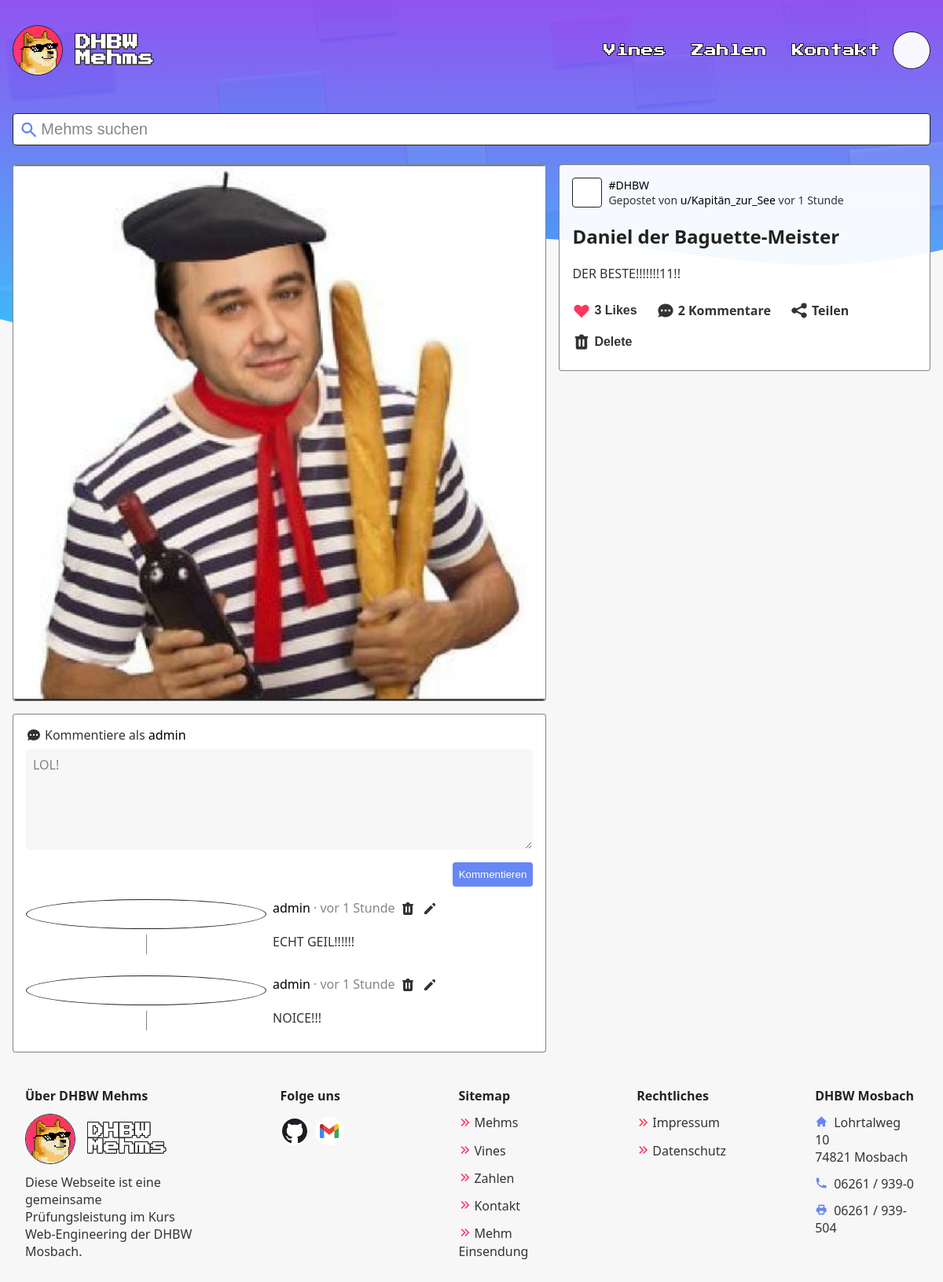
The page /php/mehm.php?id=4 (signed in) on the database its author committed.
### tables this page shows
CREATE TABLE likes
(
    MehmID integer,
    UserID integer,
    PRIMARY KEY (MehmID, UserID),
    FOREIGN KEY (MehmID) REFERENCES mehms (ID) ON DELETE CASCADE,
    FOREIGN KEY (UserID) REFERENCES users (ID) ON DELETE CASCADE
);

CREATE TABLE mehms
(
    ID          integer PRIMARY KEY AUTO_INCREMENT,
    UserID      integer NOT NULL,
    Path        text    NOT NULL UNIQUE,
    Title       text    NOT NULL,
    Type        text,
    Description text,
    Visible     boolean DEFAULT FALSE,
    VisibleOn   timestamp,
    FOREIGN KEY (UserID) REFERENCES Users (ID) ON DELETE CASCADE
);

CREATE TABLE comments
(
    ID        integer PRIMARY KEY AUTO_INCREMENT,
    MehmID    integer NOT NULL,
    UserID    integer,
    Comment   text,
    Timestamp timestamp DEFAULT now(),
    FOREIGN KEY (MehmID) REFERENCES mehms (ID) ON DELETE CASCADE,
    FOREIGN KEY (UserID) REFERENCES users (ID) ON DELETE CASCADE
);

CREATE TABLE users
(
    ID       integer PRIMARY KEY AUTO_INCREMENT,
    Name     text UNIQUE NOT NULL,
    Password text        NOT NULL,
    Type     text        NOT NULL
);

### php/scripts/Database.php (called while the page is built, shortened)
<?php
class Database {
  public PDO $database;
  public function connectToDatabase(string $ROOT) {
    $mysql_host = "localhost";
    $mysql_database = "main";
    $mysql_user = "root";
    $mysql_password = "";
    try {
      $this->database = new PDO("mysql:host=$mysql_host;dbname=$mysql_database", $mysql_user, $mysql_password);
    } catch (PDOException $exception) {
      $this->setupDatabase($ROOT, new PDO("mysql:host=$mysql_host;dbname=", $mysql_user, $mysql_password));
      $this->database = new PDO("mysql:host=$mysql_host;dbname=$mysql_database", $mysql_user, $mysql_password);
    }
  }
  public function getMehm(int $id, bool $admin): array {
    $query = 'SELECT *, count(l.MehmID) AS likeCount, mehms.Type AS Type, mehms.ID AS ID, mehms.UserID as UID
      FROM mehms
      LEFT JOIN users u ON mehms.UserID = u.ID
      LEFT JOIN likes l ON mehms.ID = l.MehmID
      WHERE mehms.ID =' . $id;
    if (!$admin) {
      $query .= ' AND Visible = TRUE';
    }
    try {
      $result = $this->database->query($query)->fetchAll();
      return $result[0];
    } catch (PDOException $e) {
      return [];
    }
  }
  public function getComments(int $id): array {
    $query = 'SELECT u.Name AS Name, Comment, u.ID as UID, Timestamp, comments.ID as ID
            FROM comments
            LEFT JOIN users u ON comments.UserID = u.ID
            WHERE MehmID = ' . $id . '
            ORDER BY Timestamp DESC';
    try {
      return $this->database->query($query)->fetchAll();
    } catch (PDOException $e) {
      return [];
    }
  }
}

### php/mehm.php (the view, shortened to what this page needs)
<!DOCTYPE html>
<html lang="de">
<head>
  <link rel="stylesheet" href="../css/toolbar.css">
  <link rel="stylesheet" href="../css/mehm.css">
  <?php include("includes/meta.php"); ?>
</head>
<body>
  <?php
  require_once 'scripts/Database.php';
  $db = new Database();
  function timeElapsedString(string $datetime, int $level = 1): string {
    $now = new DateTime;
    $ago = new DateTime($datetime);
    $diff = $now->diff($ago);
    $diff->w = floor($diff->d / 7);
    $diff->d -= $diff->w * 7;
    $string = array(
      'y' => ["Jahr", "Jahren"],
      'm' => ["Monat", "Monaten"],
      'w' => ["Woche", "Wochen"],
      'd' => ["Tag", "Tagen"],
      'h' => ["Stunde", "Stunden"],
      'i' => ["Minute", "Minuten"],
      's' => ["Sekunde", "Sekunden"],
    );
    foreach ($string as $k => &$v) {
      if ($diff->$k) {
        $v = $diff->$k . ' ' . ($diff->$k > 1 ? $v[1] : $v[0]);
      } else {
        unset($string[$k]);
      }
    }
    $string = array_slice($string, 0, $level);
    return $string ? 'vor ' . implode(', ', $string) : 'gerade eben';
  }
  $id = $_GET["id"] ?? "";
  $isAdmin = isset($_SESSION) && $_SESSION["usertype"] == 1;
  $mehm = $db->getMehm($id, $isAdmin);
  $comments = $db->getComments($id);
  $commentCount = count($comments);
  include("includes/header.php");
  $isLogedin = isset($_SESSION["loggedIn"]) && $_SESSION['loggedIn'] === true;
  $isAdmin = $isLogedin && $_SESSION["usertype"] == 1;
  $isPrivileged = $isLogedin && $_SESSION['id'] == $mehm['UID'] || $isAdmin;
  ?>
  <main class="container">
    <form id="query" name="query" action="." method="GET" class="toolbar">
      <?php include("includes/toolbar/search-box.php"); ?>
    </form>
    <div class="content">
      <div class="main">
        <div class="paperlike mehm">
          <img src="<?php echo "../assets/mehms/" . $mehm["Path"] ?>" alt="<?php echo $mehm["Description"] ?>">
        </div>
        <div class="paperlike comments" id="comments">
          <?php if ($isLogedin) {
            echo '<form class="write-comment" id="comment">
            <label for="message">
            <svg xmlns="http://www.w3.org/2000/svg" viewBox="0 0 20 20" fill="currentColor">
              <path fill-rule="evenodd" d="M18 10c0 3.866-3.582 7-8 7a8.841 8.841 0 01-4.083-.98L2 17l1.338-3.123C2.493 12.767 2 11.434 2 10c0-3.866 3.582-7 8-7s8 3.134 8 7zM7 9H5v2h2V9zm8 0h-2v2h2V9zM9 9h2v2H9V9z" clip-rule="evenodd" />
            </svg>
            <p>Kommentiere als <a class="underline" href="mehms?search=u/' . $_SESSION["username"] . '">' . $_SESSION["username"] . '</a></p>
            </label>
            <textarea id="message" placeholder="LOL!" required></textarea>
            <button id="' . $mehm['ID'] . ' ' . $_SESSION['id'] . '">Kommentieren</button>
            </form>';
          }
          ?>
          <?php if (count($comments) > 0) {
            echo '<div class="comment-list">';
            foreach ($comments as $comment) {
              echo '<div class="flex">
                <div class="comment-left">
                  <a class="user" href="mehms?search=u/' . $comment["Name"] . '">
                    <svg class="box" height="32" data-jdenticon-value="' . $comment["Name"] . '"></svg>
                  </a>
                  <div class="v-line"></div>
                </div>
                <div class="comment-right">
                  <div class="flex">
                    <div>
                      <a class="user underline" href="mehms?search=u/' . $comment["Name"] . '">
                        ' . $comment["Name"] . '
                      </a>
                      <span class="p-a">· ' . timeElapsedString($comment["Timestamp"]) . '</span>
                    </div>';
              if ($isLogedin && $_SESSION['id'] == $comment['UID'] || $isAdmin) {
                echo '<button onclick="deleteComment(' . $comment['ID'] . ')">
                        <svg xmlns="http://www.w3.org/2000/svg" class="icon-sm" viewBox="0 0 20 20" fill="currentColor">
                          <path fill-rule="evenodd" d="M9 2a1 1 0 00-.894.553L7.382 4H4a1 1 0 000 2v10a2 2 0 002 2h8a2 2 0 002-2V6a1 1 0 100-2h-3.382l-.724-1.447A1 1 0 0011 2H9zM7 8a1 1 0 012 0v6a1 1 0 11-2 0V8zm5-1a1 1 0 00-1 1v6a1 1 0 102 0V8a1 1 0 00-1-1z" clip-rule="evenodd" />
                        </svg>
                      </button>
                      <button onclick="editComment(this, ' . $comment['ID'] . ')">
                        <svg xmlns="http://www.w3.org/2000/svg" class="icon-sm" viewBox="0 0 20 20" fill="currentColor">
                          <path d="M13.586 3.586a2 2 0 112.828 2.828l-.793.793-2.828-2.828.793-.793zM11.379 5.793L3 14.172V17h2.828l8.38-8.379-2.83-2.828z" />
                        </svg>
                      </button>';
              }
              echo '</div><p>' . $comment["Comment"] . '</p>
                </div>
              </div>';
            }
            echo '</div>';
          } ?>
        </div>
      </div>
      <aside class="paperlike meta">
        <div class="posted">
          <div class="profile-picture">
            <svg height="36" data-jdenticon-value="<?php echo $mehm["Name"] ?>"></svg>
          </div>
          <div class="posted-text">
            <p><?php echo '<a class="underline" href="mehms?filter=' . $mehm["Type"] . '">#' . $mehm["Type"] . '</a>' ?>
              <br> Gepostet
              von <?php echo '<a class="underline" href="mehms?search=u%2F' . $mehm["Name"] . '">u/' . $mehm["Name"] . "</a> " . timeElapsedString($mehm["VisibleOn"]) ?>
            </p>
          </div>
        </div>
        <h1 id="title" <?php if ($isPrivileged) echo 'class="editable" contenteditable="true"' ?>><?php echo $mehm["Title"] ?></h1>
        <p <?php if ($isPrivileged && $mehm["Description"] != "") echo 'class="editable" id="descp" contenteditable="true"' ?>><?php echo $mehm["Description"] ?></p>
        <div class="flex">
          <button class="meta-icon icon-text" id="like" <?php echo ($isLogedin) ? '' : ' style="cursor: not-allowed;"' ?>>
            <?php
            $beat = '';
            $sess = '';
            if ($isLogedin) {
              $sess = $_SESSION['id'];
              $query = "SELECT * FROM likes WHERE MehmID = " . $mehm['ID'] . " AND UserID = " . $_SESSION['id'];
              $liked = $db->database->query($query)->fetchall();
              if (!empty($liked)) $beat = ' beat';
            }
            echo '<svg xmlns="http://www.w3.org/2000/svg" class="icon-md' . $beat . '" id="' . $mehm['ID'] . ' ' . $sess . '" viewBox="0 0 20 20" fill="currentColor">
              <path fill-rule="evenodd" d="M3.172 5.172a4 4 0 015.656 0L10 6.343l1.172-1.171a4 4 0 115.656 5.656L10 17.657l-6.828-6.829a4 4 0 010-5.656z" clip-rule="evenodd" />
              </svg>' ?>
            <?php echo $mehm['likeCount'] ?> Like<?php if ($mehm['likeCount'] != 1) echo "s"; ?>
          </button>
          <a class="meta-icon icon-text" href="#comments">
            <?php echo $commentCount ?> Kommentar<?php if ($commentCount != 1) echo "e"; ?>
          </a>
          <span class="meta-icon icon-text" onclick="copyURL()">
            <svg xmlns="http://www.w3.org/2000/svg" id="share-button" class="icon-md" viewBox="0 0 20 20" fill="currentColor">
              <path d="M15 8a3 3 0 10-2.977-2.63l-4.94 2.47a3 3 0 100 4.319l4.94 2.47a3 3 0 10.895-1.789l-4.94-2.47a3.027 3.027 0 000-.74l4.94-2.47C13.456 7.68 14.19 8 15 8z" />
            </svg>
            Teilen
          </span>
          <?php if ($isPrivileged) echo '
            <button class="meta-icon icon-text" onclick="deleteMehm(' . $mehm['ID'] . ')">
              <svg xmlns="http://www.w3.org/2000/svg" class="icon-md" viewBox="0 0 20 20" fill="currentColor">
                <path fill-rule="evenodd" d="M9 2a1 1 0 00-.894.553L7.382 4H4a1 1 0 000 2v10a2 2 0 002 2h8a2 2 0 002-2V6a1 1 0 100-2h-3.382l-.724-1.447A1 1 0 0011 2H9zM7 8a1 1 0 012 0v6a1 1 0 11-2 0V8zm5-1a1 1 0 00-1 1v6a1 1 0 102 0V8a1 1 0 00-1-1z" clip-rule="evenodd" />
              </svg>
              Delete
            </button>';
          ?>
        </div>
      </aside>
    </div>
  </main>
  <?php include("includes/footer.php"); ?>
</body>
</html>

### css/toolbar.css (style rules this page uses)
.toolbar { position: sticky; top: 0; z-index: 8; padding: 8px 0; margin-bottom: 1rem; transition: top 0.2s; display: flex; flex: 8 1 300px; gap: 0.75rem; flex-wrap: wrap; }
@media (min-width: 720px) { .toolbar { top: 8px; padding: 0 0 8px 0; } }

### css/mehm.css (style rules this page uses)
main .content { display: flex; flex-direction: column-reverse; gap: 1rem; background: var(--color-bg2-a); border: 1px solid var(--color-p-a); border-radius: 4px; padding: 1rem; }
main .paperlike { border-radius: 4px; }
main .paperlike.mehm { display: flex; justify-content: center; }
main .main { flex: 1 1 60%; display: flex; flex-direction: column; }
main .main img { padding: 0; overflow: hidden; width: 100%; object-fit: contain; max-width: 100%; max-height: 768px; border-radius: 4px; display: block; user-select: none; }
main .write-comment label { display: flex; align-items: center; margin: 0 0 8px 0; gap: 4px; }
main .write-comment label p { margin: 0; line-height: 20px; }
main .write-comment label svg { height: 20px; }
main textarea { display: block; height: 8rem; resize: vertical; min-height: 39px; color: var(--color-p); border: 1px solid var(--color-bg); margin-bottom: 1rem; background: var(--color-bg-a); padding: 0.5rem; border-radius: 4px; width: 100%; box-sizing: border-box; font-family: var(--font-sans); font-size: 1rem; }
main textarea::placeholder { color: var(--color-p-a); }
main .write-comment button { background: var(--color-primary); color: #fff; font-weight: 500; border-radius: 4px; padding: 0.5rem; border: none; margin-left: auto; display: block; cursor: pointer; }
main .comments { margin-top: 1rem; padding: 1rem; display: flex; flex-direction: column; gap: 1rem; }
main .comment-list>.flex { display: flex; gap: 8px; }
main .comments .user .box { padding: 2px; border-radius: 50%; background-color: #fff; }
main .comments .comment-left { display: flex; flex-direction: column; align-items: center; z-index: 4; }
main .comments .comment-right button { margin-left: 4px; padding: 2px; border: none; background: transparent; color: var(--color-p); cursor: pointer; }
main .comments p { word-break: break-word; white-space: pre-line; }
main .comment-list { display: flex; flex-direction: column; gap: 1rem; }
main .p-a { color: var(--color-p-a); }
main .editable { border-radius: 4px; }
main .meta { flex: 0 2 40%; }
main .posted { display: flex; }
main .posted-text { display: flex; align-items: center; font-size: 0.875rem; }
main .posted-text p { margin: 0; }
main .profile-picture { display: flex; justify-content: center; align-items: center; background: #fff; width: 36px; min-width: 36px; height: 36px; border: 1px solid var(--color-border); border-radius: 4px; overflow: hidden; margin-right: 8px; }
main h1 { word-break: break-all; }
main .meta .flex { gap: 0 0.5rem; flex-wrap: wrap; margin-left: -0.5rem; }
main .icon-text { display: flex; align-items: center; gap: 4px; cursor: pointer; }
main .meta-icon { padding: 8px; font-weight: 600; font-size: 1rem; }
main button.meta-icon { background: transparent; border: none; color: var(--color-p); }
main .beat { color: var(--color-secondary); }
@media (min-width: 960px) { main .content { flex-direction: row; background: none; border: none; padding: 0; align-items: flex-start; } }
@media (min-width: 960px) { main .paperlike { background: var(--color-bg2-a); border: 1px solid var(--color-p-a); } }
@media (min-width: 960px) { main .meta { padding: 1rem; position: sticky; top: 56px; transition: top 0.2s; } }

### php/mehm.php (style rules this page uses)
:root { --banner-top: #b167eb; --banner-bottom: #4bd8f6; }

### rows shown on the page
likes: MehmID.Path (picture), MehmID.Type "DHBW", users.Name "Kapitän_zur_See", MehmID.VisibleOn "vor 1 Stunde", MehmID.Title "Daniel der Baguette-Meister", MehmID.Description "DER BESTE!!!!!!!11!!"
comments: UserID.Name "admin", Timestamp "vor 1 Stunde", Comment "ECHT GEIL!!!!!!"
comments: UserID.Name "admin", Timestamp "vor 1 Stunde", Comment "NOICE!!!"

### other values the page prints
$_SESSION["username"] "admin"
$mehm['likeCount'] "3"
$commentCount "2"
